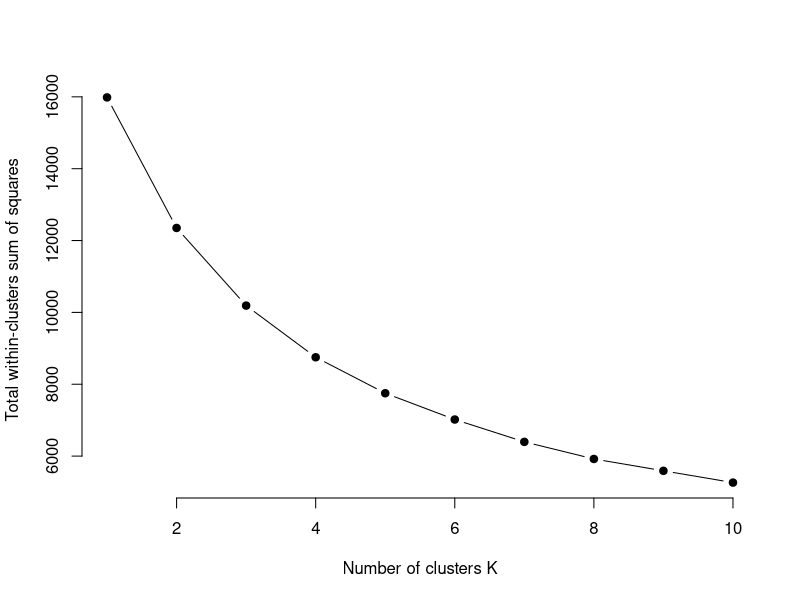

Recreate this plot in R.
RawData <- read.csv("pen.csv")
TestData <- scale(RawData[, 1:(dim(RawData)[2]-1)])
set.seed(123)
k.max <- 10
wss <- sapply(1:k.max, function(k){kmeans(TestData, k, nstart=10 )$tot.withinss})
plot(1:k.max, wss,
     type="b", pch = 19, frame = FALSE, 
     xlab="Number of clusters K",
     ylab="Total within-clusters sum of squares")
